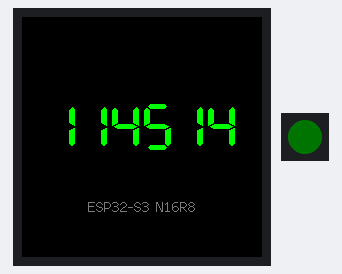
Bench run of a program on a simulated ESP32-S3. On the bench: 240×240 colour display, 1 RGB LEDs in strip order, left to right. Dim RGB values are drawn brighter than linear; what the program prints to the serial monitor is not drawn.

Above: at 0.7 s.

The program:

main.cpp
```cpp
// ST7789 240x240 显示 114514 + 板载 WS2812 绿灯
// 引脚/SPI 频率/颜色序全部来自 platformio.ini 的 build_flags
#include <Arduino.h>
#include <TFT_eSPI.h>
#include <Adafruit_NeoPixel.h>

Adafruit_NeoPixel rgb(1, 46, NEO_GRB + NEO_KHZ800);

TFT_eSPI    tft = TFT_eSPI();
TFT_eSprite fb  = TFT_eSprite(&tft);   // 整屏离屏帧缓冲：画完整帧再一次翻页

void setup() {
  Serial.begin(115200);
  delay(300);                          // 等 USB 串口就绪

  pinMode(TFT_BL, OUTPUT);
  digitalWrite(TFT_BL, HIGH);          // 开背光

  tft.init();
  tft.setRotation(0);                  // 竖屏

  fb.setColorDepth(16);
  fb.createSprite(240, 240);

  // ---- 本帧全部画进离屏缓冲 ----
  fb.fillSprite(TFT_BLACK);
  fb.setTextDatum(MC_DATUM);                   // 中心对齐，锚点(120,110)
  fb.setTextColor(TFT_GREEN, TFT_BLACK);
  fb.drawString("114514", 120, 110, 7);        // 7 号字体 = 48px 七段数码风格
  fb.setTextColor(TFT_DARKGREY, TFT_BLACK);
  fb.drawString("ESP32-S3 N16R8", 120, 190, 2);

  // ---- 整帧翻页 ----
  fb.pushSprite(0, 0);

  rgb.begin();
  rgb.setBrightness(20);
  rgb.setPixelColor(0, rgb.Color(0, 20, 0));   // 绿灯 = 运行中
  rgb.show();

  Serial.printf("114514 on screen. PSRAM: %s (%u bytes)\n",
                psramFound() ? "yes" : "no", ESP.getPsramSize());
}

void loop() {
  delay(1000);
}
```
